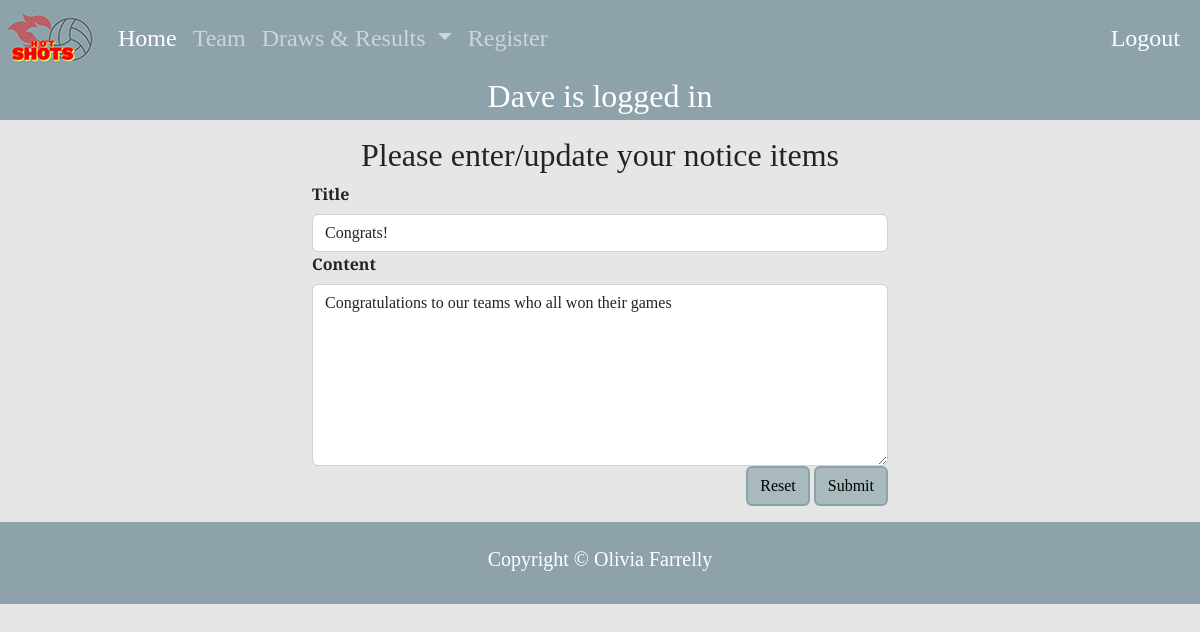
Screenshot of /notices_cud?id=2&task=update (signed in) with the database file from the repository.
### tables this page shows
CREATE TABLE notices(
     notices_id integer primary key autoincrement not null,
     title text not null unique,
     content text not null unique,
     noticedate date not null,
     member_id integer not null,
     foreign key(member_id) references member(member_id)
);

### server.py (the view, shortened to what this page needs)
@app.route('/notices_cud', methods=['GET', 'POST'])
def notices_cud():
    data = request.args
    required_keys = ['id', 'task']
    for k in required_keys:
        if k not in data.keys():
            message = "Do not know what to do with create read update on notice (key not present)"
            return render_template('error.html', message=message)
    if request.method == "GET":
        if data['task'] == 'delete':
            sql = "delete from notices where notices_id = ?"
            values_tuple = (data['id'],)
            run_commit_query(sql, values_tuple, db_path)
            return redirect(url_for('index'))
        elif data['task'] == 'update':
            sql = """select title, content from notices where notices_id = ?"""
            values_tuple = (data['id'],)
            result = run_search_query_tuples(sql, values_tuple, db_path, True)
            result = result[0]
            return render_template("notices_cud.html",
                                   **result,
                                   id=data['id'],
                                   task=data['task'])
        elif data['task'] == 'add':
            temp = {'title': 'Test Title', 'content': 'Test Content'}
            return render_template("notices_cud.html",
                                   id=0,
                                   task=data['task'],
                                   **temp)
        else:
            message = "Unrecognised task coming from notices page"
            return render_template('error.html', message=message)
    else:
        return render_template("notices_cud.html")

### db_functions.py (called while the page is built)
def run_search_query_tuples(sql_query,values_tuple, file_path, rowfactory=False):
    result = None
    try:
        db = sqlite3.connect(file_path)
        if rowfactory:
            db.row_factory = sqlite3.Row
        cursor = db.cursor()
        cursor.execute(sql_query,values_tuple)
        result = cursor.fetchall()
        cursor.close()
    except sqlite3.Error as error:
        print("Error running search query tuples: {}".format(error))
        return None
    db.close()
    if result is None:
        print("No search values were found")
    return result

### templates/notices_cud.html (shortened to what this page needs)
{% extends "layout.html" %}
{% block logo %}
static/images/logo.jpg
{% endblock %}
{% block content %}
<div class="container-sm py-sm-3 py-3">
    <h2 class="h2">Please enter/update your notice items</h2>
    <form action="{{ url_for('notices_cud', id=id, task=task) }}" method="POST">
        <div>
          <label for="title" class="form-label">Title</label>
            <input type="text" class="form-control" id="title" name="title" placeholder="" value="{{title}}" required>
        </div>
        <div>
          <label for="content" class="form-label">Content</label>
            <textarea class="form-control" id="content" name="content" rows="7" required>{{content}}</textarea>
        </div>
        <div class="text-end">
            <button type="reset" class="btn btn-primary">Reset</button>
            <button type="submit" class="btn btn-primary">Submit</button>
        </div>
    </form>
</div>
{% endblock %}

### static/styles.css (style rules this page uses)
:root { --bs-nav-bg: rgb(142, 162, 172); --bs-background-bg: rgb(230, 230, 230); }
body { font-family: 'Cormorant Garamond', serif; font-size: 100%; margin:4.5em 0 0 0; background-color: var(--bs-background-bg); }
.h2 { text-align: center; }
.btn { background-color: rgb(168, 186, 189); border: 2px solid rgb(139, 163, 167); color: black; font-size: 1em; }
.container-sm { max-width: 50%; }
label, input[type='text'], input[type='email'], input[type='number'], textarea { font-size: 1em !important; }
.form-label { font-weight: bold; }

### rows the page displays
notices: title "Congrats!", content "Congratulations to our teams who all won their games"

### other values shown
{{ session['name'] }} "Dave"
